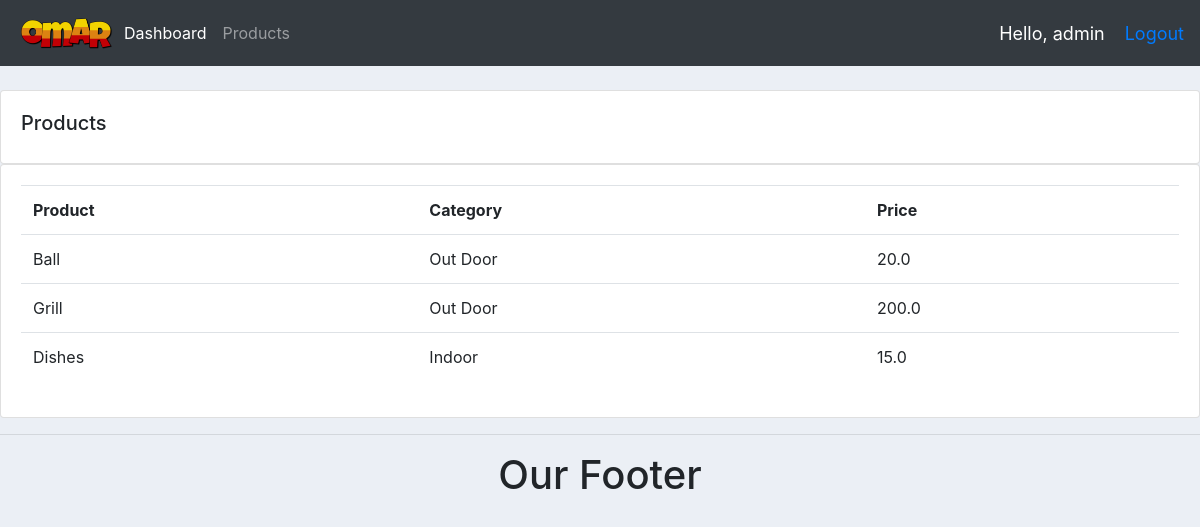
Screenshot of /products/ (signed in) with the database file from the repository.
### accounts/models.py (models this page shows, shortened)
class Product(models.Model):
    CATEGORY = (
        ('Indoor', 'Indoor'),
        ('Out Door', 'Out Door'),
    )
    name = models.CharField(max_length=20, null=True)
    price = models.FloatField(null=True)
    category = models.CharField(max_length=20,null=True, choices=CATEGORY)
    description = models.CharField(max_length=20, blank=True,null=True)
    date_created = models.DateTimeField(auto_now_add=True, null=True)
    tags = models.ManyToManyField(Tag)

### accounts/decorators.py (the view)
        def wrapper_func(request, *args, **kwargs):
            group = None
            if request.user.groups.exists():
                group = request.user.groups.all()[0].name
            if group in allowed_roles:
                return view_func(request, *args, **kwargs)
            else:
                return HttpResponse("You don't have permission to see this page")
            return view_func(request, *args, **kwargs)

### accounts/views.py (called while the page is built)
@login_required(login_url='login')
@allowed_user(allowed_roles=['admin'])
def products(request):
    products = Product.objects.all()
    context = {
        'products':products,
    }
    return render(request, 'accounts/products.html', context)

### accounts/templates/accounts/products.html
{% extends 'accounts/main.html' %}
{% block content %}
<br>
<div class="row">
    <div class="col-md">
        <div class="card card-body">
            <h5>Products</h5>
        </div>
        <div class="card card-body">
            <table class="table">
                <tr>
                    <th>Product</th>
                    <th>Category</th>
                    <th>Price</th>
                </tr>
                {% for product in products %}
                    <tr>
                        <td>{{product.name}}</td>
                        <td>{{product.category}}</td>
                        <td>{{product.price}}</td>
                    </tr>
                {% endfor %}
            </table>
        </div>
    </div>
</div>
{% endblock content %}

### accounts/templates/accounts/navbar.html (shortened to what this page needs)
{% load static %}
<nav class="navbar navbar-expand-lg navbar-dark bg-dark">
    <img src="{% static '/images/2.png'%}" width = 100px; alt="">
    <div class="collapse navbar-collapse" id="navbarNav">
      <ul class="navbar-nav">
        {% if request.user.is_staff %}
        <li class="nav-item active">
          <a class="nav-link" href="{% url 'home' %}">Dashboard</a>
        </li>
        <li class="nav-item">
          <a class="nav-link" href="{% url 'products' %}">Products</a>
        </li>
        {%else%}
          <li class="nav-item">
            <a class="nav-link" href="{% url 'account' %}">Setting</a>
          </li>
        {% endif %}
      </ul>
    </div>
    <span class="hello-msg">Hello, {{request.user}} </span>
    <span class="logout"><a href="{% url 'logout' %}">Logout</a></span>
  </nav>

### static/css/main.css (style rules this page uses)
body { background-color: #ebeff5; }

### accounts/templates/accounts/navbar.html (style rules this page uses)
.hello-msg { font-size: 18px; color: #fff; margin-right: 20px; }
.logout { font-size: 18px; color: #fff; }

### rows the page displays
Product: name "Ball", category "Out Door", price "20.0"
Product: name "Grill", category "Out Door", price "200.0"
Product: name "Dishes", category "Indoor", price "15.0"

### other values shown
{{ request.user }} "admin"
